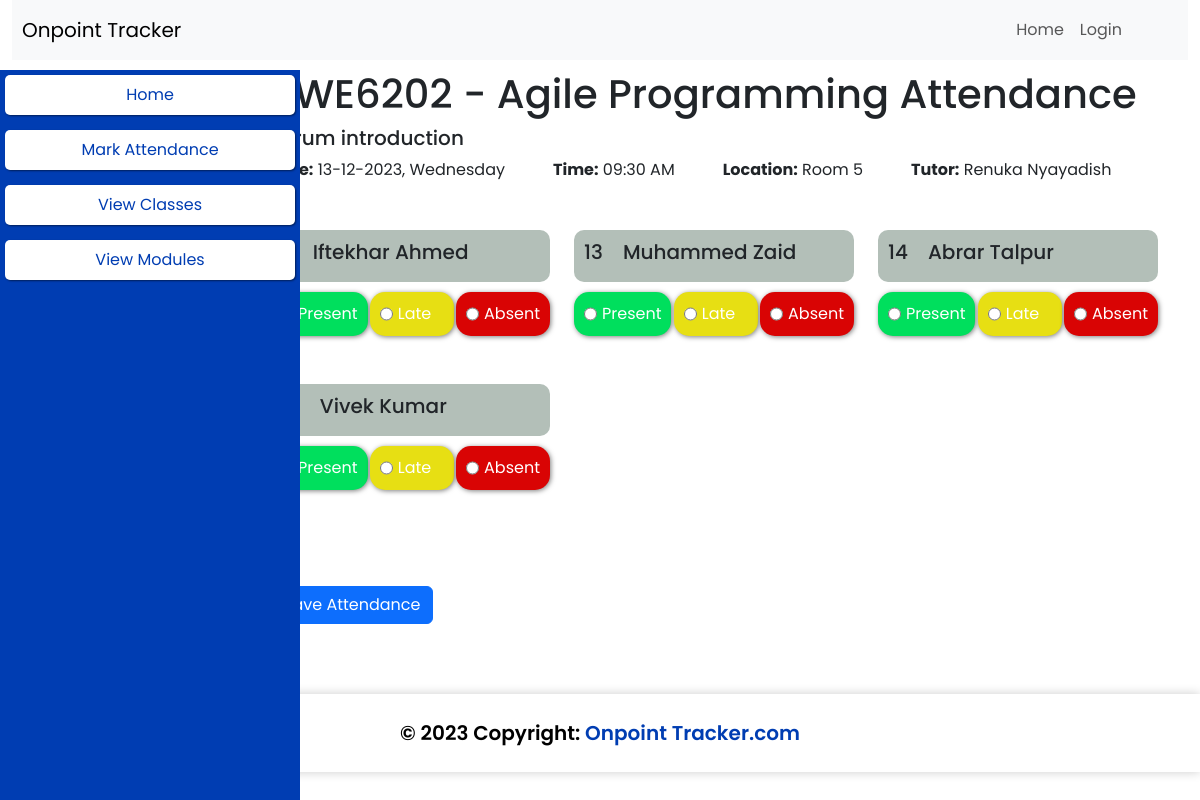
The page /pages/teacher_mark_attendance.php?class_id=16 on the database its author committed.
### tables this page shows
CREATE TABLE `class` (
  `class_id` int(11) NOT NULL,
  `class_name` varchar(50) NOT NULL,
  `class_date` date NOT NULL,
  `class_time` time NOT NULL,
  `class_location` varchar(50) NOT NULL,
  `class_module_id` int(11) NOT NULL
);

CREATE TABLE `module` (
  `module_id` int(11) NOT NULL,
  `module_name` varchar(50) DEFAULT NULL,
  `module_course_id` int(11) NOT NULL,
  `module_tutor_id` int(11) DEFAULT NULL
);

CREATE TABLE `user` (
  `user_id` int(11) NOT NULL,
  `user_fname` varchar(50) NOT NULL,
  `user_lname` varchar(50) NOT NULL,
  `user_email` varchar(50) NOT NULL,
  `user_password` varchar(50) NOT NULL,
  `user_role_id` int(11) NOT NULL,
  `user_course_id` int(11) DEFAULT NULL
);

### pages/teacher_mark_attendance.php (the view, shortened to what this page needs)
<!DOCTYPE html>
<html lang="en">
<head>
    <link rel="stylesheet" href="../inc/home.css">
    <link href="https://cdn.jsdelivr.net/npm/bootstrap@5.3.2/dist/css/bootstrap.min.css" rel="stylesheet">
    <?php require_once('..\inc\head.php'); ?>
</head>
<body>
    <div class="container-fluid">
        <?php require_once('..\inc\navbar.php'); ?>
    </div>
    <?php require_once('..\inc\teacher_sidebar.php'); ?>
    <section class="container">
        <?php
        $class_id = $_GET["class_id"];
        $module_course_id = 0;
        $class_query = "SELECT * FROM
            class
            JOIN module
            JOIN user
            where class_id=$class_id
            and class.class_module_id=module.module_id
            and module.module_tutor_id=user.user_id";
        $get_class_query = mysqli_query($conn, $class_query);
        if ($get_class_query) {
            $class_result = mysqli_fetch_all($get_class_query);
            foreach ($class_result as $class) {
                $module_course_id = $class[8]
        ?>
                <h1 class=""><?php echo "$class[7] Attendance"; ?></h1>
                <h5><?php echo "$class[1]"; ?></h5>
                <ul class="d-flex gap-5 p-0" style="list-style-type: none;">
                    <li><b>Date:</b> <?php echo date('d-m-Y, l', strtotime($class[2])); ?></li>
                    <li><b>Time:</b> <?php echo date('h:i A', strtotime($class[3])); ?></li>
                    <li><b>Location:</b> <?php echo "$class[4]"; ?> </li>
                    <li><b>Tutor:</b> <?php echo "$class[11] $class[12]"; ?></li>
                </ul>
        <?php }
        } ?>
        <form action="../functions/save_attendance_script.php" method="POST">
            <div class="mt-5">
                <div class="row">
                    <?php
                    $students_query = "SELECT user_id,user_fname,user_lname FROM
                user
                where user_role_id = 2
                and user.user_course_id = $module_course_id";
                    $get_students_query = mysqli_query($conn, $students_query);
                    if ($get_students_query) {
                        $student_result = mysqli_fetch_all($get_students_query);
                        foreach ($student_result as $student) {
                    ?>
                            <div class="col-4 mb-5">
                                <div class="name">
                                    <h5><?php echo "$student[0]"; ?></h5>
                                    <h5><?php echo "$student[1] $student[2]"; ?></h5>
                                </div>
                                <div class="buttons">
                                    <div class="radio green">
                                        <input type="radio" id="<?php echo "present_$student[0]" ?>" name="<?php echo "attendance_$student[0]" ?>" value="P" required>
                                        <label for="<?php echo "present_$student[0]" ?>">Present</label>
                                    </div>
                                    <div class="radio yellow">
                                        <input type="radio" id="<?php echo "late_$student[0]" ?>" name="<?php echo "attendance_$student[0]" ?>" value="L">
                                        <label for="<?php echo "late_$student[0]" ?>">Late</label>
                                    </div>
                                    <div class="radio red">
                                        <input type="radio" id="<?php echo "absent_$student[0]" ?>" name="<?php echo "attendance_$student[0]" ?>" value="A">
                                        <label for="<?php echo "absent_$student[0]" ?>">Absent</label>
                                    </div>
                                </div>
                            </div>
                    <?php   }
                    }
                    ?>
                </div>
            </div>
            <button class="mt-5 btn btn-primary" name="submit" type="submit" value="submit">Save Attendance</button>
        </form>
    </section>
    <footer class="bg-light text-center text-lg-start">
        <div class="text-center p-4" style="background-color: white; color:black; font-size: 20px; font-weight:600; box-shadow: 0 0 10px rgba(0, 0, 0, 0.2); ">
            © 2023 Copyright:
            <a href="home.html" style="font-size: 20px; font: weight 600px; color:#003DB2; text-decoration:none">Onpoint
                Tracker.com</a>
        </div>
    </footer>
</body>
</html>

### inc/home.css (style rules this page uses)
* { margin: 0; padding: 0; box-sizing: border-box; font-family: "Poppins", sans-serif; }
body { background-color: white; }
.container { width: 100%; margin: auto; margin: 70px 70px 70px 70px; }
ul li:before { font-weight: bold; display: inline-block; width: 2em; margin-left: -1em; }

### inc/head.php (style rules this page uses)
* { margin: 0; padding: 0; box-sizing: border-box; font-family: "Poppins", sans-serif; }

### pages/teacher_mark_attendance.php (style rules this page uses)
.name { background-color: #B3BFB8; display: flex; gap: 20px; padding: 10px; border-radius: 10px; margin-bottom: 10px; }
.buttons { display: flex; justify-content: space-between; }
.green { background-color: #00DF5D; }
.red { background-color: #D90404; }
.yellow { background-color: #E7DF13; }
.container { padding-left: 20%; }
.container-fluid { top: 0; position: fixed; z-index: 1000; }
.radio { padding: 10px; display: flex; flex-direction: row; gap: 5px; border-radius: 15px; min-width: 30%; color: white; box-shadow: 1px 1px 5px rgba(0, 0, 0, 0.5); }
.radio>label { width: 100%; }

### rows shown on the page
class: class_module.module_name "SWE6202 - Agile Programming", class_name "Scrum introduction", class_date "13-12-2023, Wednesday", class_time "09:30 AM", class_location "Room 5", user.user_fname "Renuka", user.user_lname "Nyayadish"
user: user_fname "Iftekhar", user_lname "Ahmed"
user: user_id "13", user_fname "Muhammed", user_lname "Zaid"
user: user_id "14", user_fname "Abrar", user_lname "Talpur"
user: user_fname "Vivek", user_lname "Kumar"
